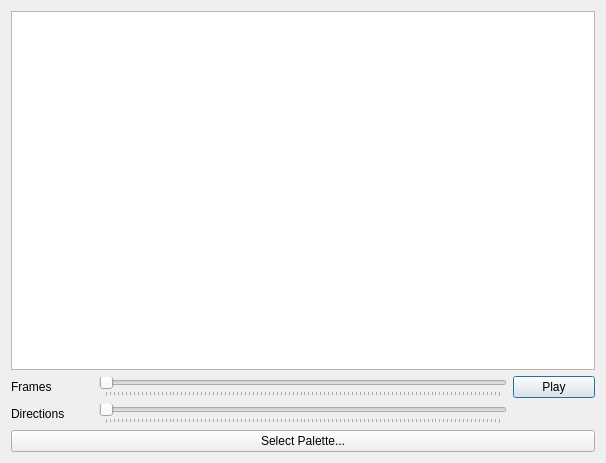
<?xml version="1.0" encoding="UTF-8"?>
<ui version="4.0">
 <class>DC6Dialog</class>
 <widget class="QDialog" name="DC6Dialog">
  <property name="geometry">
   <rect>
    <x>0</x>
    <y>0</y>
    <width>606</width>
    <height>463</height>
   </rect>
  </property>
  <property name="windowTitle">
   <string>Dialog</string>
  </property>
  <layout class="QVBoxLayout" name="verticalLayout" stretch="5,1,1">
   <item>
    <widget class="QGraphicsView" name="graphicsView">
     <property name="contextMenuPolicy">
      <enum>Qt::NoContextMenu</enum>
     </property>
     <property name="acceptDrops">
      <bool>false</bool>
     </property>
     <property name="dragMode">
      <enum>QGraphicsView::NoDrag</enum>
     </property>
     <property name="resizeAnchor">
      <enum>QGraphicsView::AnchorViewCenter</enum>
     </property>
    </widget>
   </item>
   <item>
    <layout class="QGridLayout" name="gridLayout" rowstretch="0,0" columnstretch="1,5,1">
     <item row="0" column="1">
      <widget class="QSlider" name="framesSlider">
       <property name="orientation">
        <enum>Qt::Horizontal</enum>
       </property>
       <property name="tickPosition">
        <enum>QSlider::TicksBelow</enum>
       </property>
       <property name="tickInterval">
        <number>1</number>
       </property>
      </widget>
     </item>
     <item row="0" column="2">
      <widget class="QPushButton" name="playButton">
       <property name="text">
        <string>Play</string>
       </property>
      </widget>
     </item>
     <item row="1" column="1">
      <widget class="QSlider" name="directionsSlider">
       <property name="orientation">
        <enum>Qt::Horizontal</enum>
       </property>
       <property name="tickPosition">
        <enum>QSlider::TicksBelow</enum>
       </property>
       <property name="tickInterval">
        <number>1</number>
       </property>
      </widget>
     </item>
     <item row="0" column="0">
      <widget class="QLabel" name="frameLabel">
       <property name="text">
        <string>Frames</string>
       </property>
      </widget>
     </item>
     <item row="1" column="0">
      <widget class="QLabel" name="directionLabel">
       <property name="text">
        <string>Directions</string>
       </property>
      </widget>
     </item>
    </layout>
   </item>
   <item>
    <widget class="QPushButton" name="paletteButton">
     <property name="text">
      <string>Select Palette...</string>
     </property>
    </widget>
   </item>
  </layout>
 </widget>
 <resources/>
 <connections/>
</ui>
